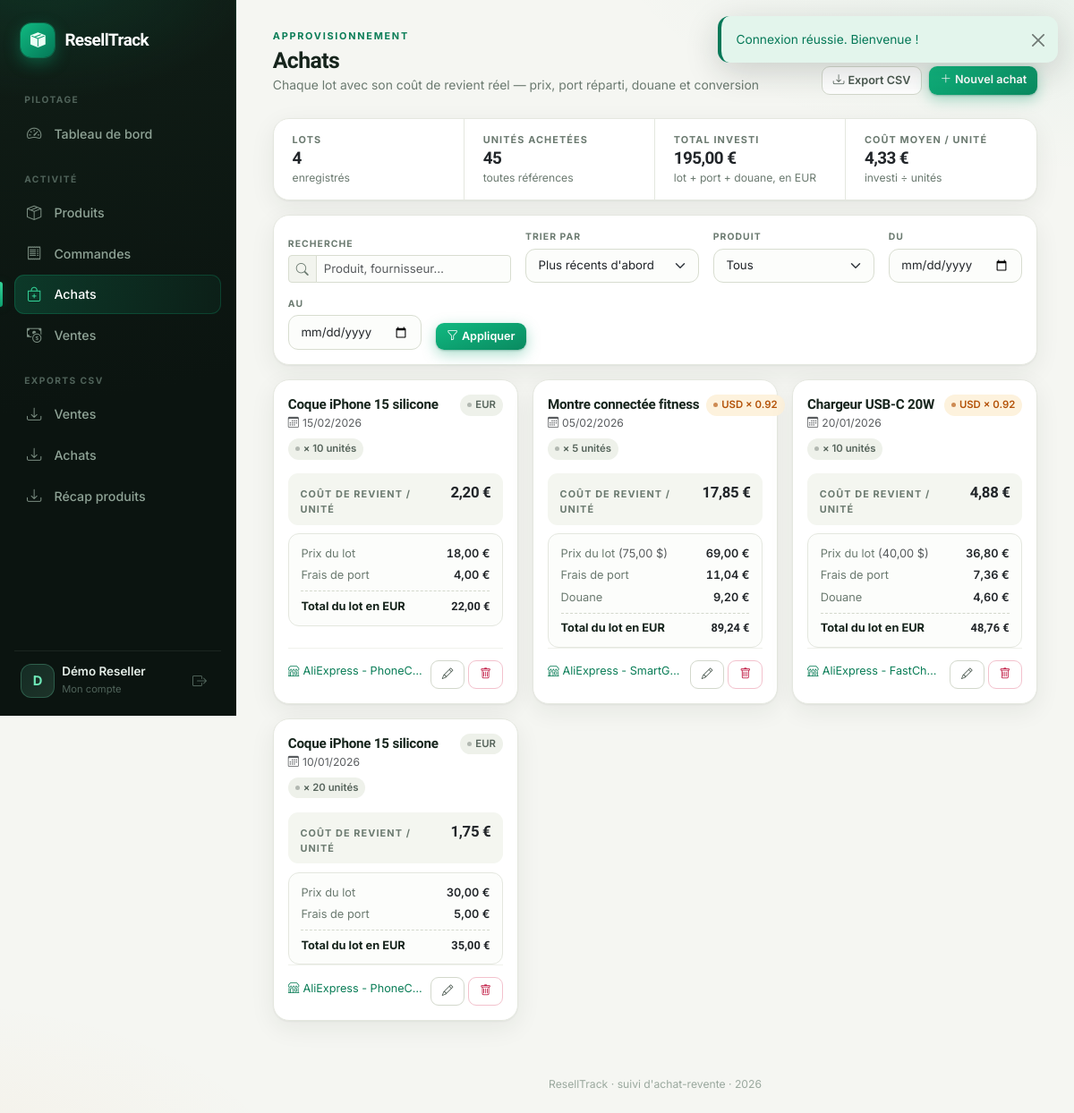
Screenshot of /purchases (signed in) with the database file from the repository.
### tables this page shows
CREATE TABLE IF NOT EXISTS purchases (
  id            INT UNSIGNED NOT NULL AUTO_INCREMENT,
  user_id       INT UNSIGNED NOT NULL,
  product_id    INT UNSIGNED NOT NULL,
  order_id      INT UNSIGNED NULL,
  quantity      INT UNSIGNED NOT NULL,
  weight_grams  INT UNSIGNED NULL,
  lot_price     DECIMAL(10,2) NOT NULL DEFAULT 0.00,
  shipping_cost DECIMAL(10,2) NOT NULL DEFAULT 0.00,
  customs_cost  DECIMAL(10,2) NOT NULL DEFAULT 0.00,
  currency      ENUM('EUR','USD','CNY') NOT NULL DEFAULT 'EUR',
  exchange_rate DECIMAL(10,6) NOT NULL DEFAULT 1.000000,  
  unit_cost_eur DECIMAL(10,4) NOT NULL DEFAULT 0.0000,     
  supplier      VARCHAR(150) NULL,
  order_url     VARCHAR(500) NULL,
  purchased_at  DATE NOT NULL,
  created_at    TIMESTAMP NOT NULL DEFAULT CURRENT_TIMESTAMP,
  updated_at    TIMESTAMP NOT NULL DEFAULT CURRENT_TIMESTAMP ON UPDATE CURRENT_TIMESTAMP,
  PRIMARY KEY (id),
  KEY idx_purchases_user (user_id),
  KEY idx_purchases_product (product_id),
  KEY idx_purchases_order (order_id),
  CONSTRAINT fk_purchases_user FOREIGN KEY (user_id)
    REFERENCES users (id) ON DELETE CASCADE,
  CONSTRAINT fk_purchases_product FOREIGN KEY (product_id)
    REFERENCES products (id) ON DELETE CASCADE,
  CONSTRAINT fk_purchases_order FOREIGN KEY (order_id)
    REFERENCES orders (id) ON DELETE CASCADE
);

CREATE TABLE IF NOT EXISTS products (
  id          INT UNSIGNED NOT NULL AUTO_INCREMENT,
  user_id     INT UNSIGNED NOT NULL,
  name        VARCHAR(190) NOT NULL,
  category    VARCHAR(120) NULL,
  description TEXT NULL,
  image_path  VARCHAR(255) NULL,
  market_price_new  DECIMAL(10,2) NULL,   
  market_price_used DECIMAL(10,2) NULL,   
  created_at  TIMESTAMP NOT NULL DEFAULT CURRENT_TIMESTAMP,
  updated_at  TIMESTAMP NOT NULL DEFAULT CURRENT_TIMESTAMP ON UPDATE CURRENT_TIMESTAMP,
  PRIMARY KEY (id),
  KEY idx_products_user (user_id),
  CONSTRAINT fk_products_user FOREIGN KEY (user_id)
    REFERENCES users (id) ON DELETE CASCADE
);

### src/Views/purchases/index.php (the view, shortened to what the rows shown need)
<?php
$hasFilters = $q !== '' || $productId > 0 || $from !== null || $to !== null;
$avgUnit = $units > 0 ? $invested / $units : 0.0;
$sortOptions = [
    'date'     => 'Plus récents d\'abord',
    'unit'     => 'Coût unitaire (plus cher d\'abord)',
    'lot'      => 'Prix du lot',
    'quantity' => 'Quantité',
    'product'  => 'Produit (A → Z)',
];
?>
<div class="page-header d-flex flex-wrap align-items-end justify-content-between gap-3">
    <div>
        <div class="page-eyebrow">Approvisionnement</div>
        <h1 class="page-title">Achats</h1>
        <p class="page-sub">Chaque lot avec son coût de revient réel — prix, port réparti, douane et conversion</p>
    </div>
    <div class="d-flex gap-2">
        <a href="/export/purchases" class="btn btn-outline-secondary btn-sm"><i class="bi bi-download me-1"></i>Export CSV</a>
        <a href="/purchases/create" class="btn btn-primary btn-sm"><i class="bi bi-plus-lg me-1"></i>Nouvel achat</a>
    </div>
</div>
<div class="card mb-3">
    <div class="stat-strip">
        <div class="stat-cell">
            <div class="kpi-label">Lots</div>
            <div class="stat-num"><?= (int) $total ?></div>
            <div class="kpi-sub"><?= $hasFilters ? 'filtre actif' : 'enregistrés' ?></div>
        </div>
        <div class="stat-cell">
            <div class="kpi-label">Unités achetées</div>
            <div class="stat-num"><?= (int) $units ?></div>
            <div class="kpi-sub">toutes références</div>
        </div>
        <div class="stat-cell">
            <div class="kpi-label">Total investi</div>
            <div class="stat-num"><?= money($invested) ?></div>
            <div class="kpi-sub">lot + port + douane, en EUR</div>
        </div>
        <div class="stat-cell">
            <div class="kpi-label">Coût moyen / unité</div>
            <div class="stat-num"><?= money($avgUnit, 2) ?></div>
            <div class="kpi-sub">investi ÷ unités</div>
        </div>
    </div>
</div>
<form method="get" action="/purchases" class="card mb-3 filter-bar">
    <div class="card-body py-3 d-flex flex-wrap align-items-end gap-3">
        <div style="flex:1.8;min-width:170px">
            <label>Recherche</label>
            <div class="input-group input-group-sm">
                <span class="input-group-text"><i class="bi bi-search"></i></span>
                <input type="search" name="q" class="form-control" placeholder="Produit, fournisseur…" value="<?= e($q) ?>">
            </div>
        </div>
        <div style="flex:1.4;min-width:190px">
            <label>Trier par</label>
            <select name="sort" class="form-select form-select-sm">
                <?php foreach ($sortOptions as $key => $label): ?>
                    <option value="<?= e($key) ?>" <?= $sort === $key ? 'selected' : '' ?>><?= e($label) ?></option>
                <?php endforeach; ?>
            </select>
        </div>
        <div style="flex:1.3;min-width:160px">
            <label>Produit</label>
            <select name="product_id" class="form-select form-select-sm">
                <option value="">Tous</option>
            </select>
        </div>
        <div style="min-width:135px">
            <label>Du</label>
            <input type="date" name="from" class="form-control form-control-sm" value="<?= e($from) ?>">
        </div>
        <div style="min-width:135px">
            <label>Au</label>
            <input type="date" name="to" class="form-control form-control-sm" value="<?= e($to) ?>">
        </div>
        <div class="d-flex gap-2">
            <button class="btn btn-primary btn-sm" type="submit"><i class="bi bi-funnel me-1"></i>Appliquer</button>
        </div>
    </div>
</form>
<?php if (empty($purchases)): ?>
    <div class="card">
        <div class="empty-state">
            <div class="es-icon"><i class="bi bi-bag-plus"></i></div>
            <?php if ($hasFilters): ?>
                <h3>Aucun achat ne correspond à ces filtres</h3>
                <p>Essayez d'élargir la période ou de réinitialiser les filtres.</p>
                <a href="/purchases" class="btn btn-outline-secondary">Réinitialiser les filtres</a>
            <?php else: ?>
                <h3>Aucun achat enregistré</h3>
                <p>Enregistrez vos lots (AliExpress ou autre) avec port, douane et devise : le coût unitaire est calculé automatiquement.</p>
                <a href="/purchases/create" class="btn btn-primary"><i class="bi bi-plus-lg me-1"></i>Enregistrer un achat</a>
            <?php endif; ?>
        </div>
    </div>
<?php else: ?>
<div class="row g-3">
    <?php foreach ($purchases as $p):
        $rate = (float) $p['exchange_rate'];
        $isForeign = $p['currency'] !== 'EUR';
        $sym = cur_sym($p['currency']);
        $orig = static fn($v) => number_format((float) $v, 2, ',', ' ') . ' ' . $sym;
        $eur = static fn($v) => money((float) $v * $rate);
        $lineTotalEur = (float) $p['unit_cost_eur'] * (int) $p['quantity'];
    ?>
    <div class="col-md-6 col-xl-4 d-flex">
        <div class="card pcard w-100">
            <div class="card-body d-flex flex-column">
                <div class="d-flex align-items-start justify-content-between gap-2">
                    <div class="min-width-0">
                        <a href="/products/<?= (int) $p['product_id'] ?>" class="pcard-name d-block text-truncate"><?= e($p['product_name']) ?></a>
                        <div class="text-muted" style="font-size:.76rem"><i class="bi bi-calendar3 me-1"></i><?= dateFr($p['purchased_at']) ?></div>
                    </div>
                    <?php if ($isForeign): ?>
                        <span class="badge-soft badge-warning flex-shrink-0"><?= e($p['currency']) ?> × <?= e(rtrim(rtrim($p['exchange_rate'], '0'), '.')) ?></span>
                    <?php else: ?>
                        <span class="badge-soft badge-neutral flex-shrink-0">EUR</span>
                    <?php endif; ?>
                </div>
                <div class="d-flex flex-wrap gap-1 mt-2">
                    <span class="badge-soft badge-neutral">× <?= (int) $p['quantity'] ?> unité<?= (int) $p['quantity'] > 1 ? 's' : '' ?></span>
                </div>
                <div class="dhero">
                    <span class="dhero-label">Coût de revient / unité</span>
                    <span class="dhero-value"><?= money($p['unit_cost_eur'], 2) ?></span>
                </div>
                <div class="dbox">
                    <div class="drow">
                        <span class="dlabel">Prix du lot<?= $isForeign ? ' <span class="text-muted">(' . $orig($p['lot_price']) . ')</span>' : '' ?></span>
                        <span class="dval"><?= $eur($p['lot_price']) ?></span>
                    </div>
                    <div class="drow"><span class="dlabel">Frais de port<?= !empty($p['order_id']) ? ' (réparti)' : '' ?></span><span class="dval"><?= $eur($p['shipping_cost']) ?></span></div>
                    <?php if ((float) $p['customs_cost'] > 0): ?>
                        <div class="drow"><span class="dlabel">Douane<?= !empty($p['order_id']) ? ' (répartie)' : '' ?></span><span class="dval"><?= $eur($p['customs_cost']) ?></span></div>
                    <?php endif; ?>
                    <div class="drow drow--total"><span class="dlabel">Total du lot en EUR</span><span class="dval"><?= money($lineTotalEur) ?></span></div>
                </div>
                <div class="pcard-footer mt-auto d-flex justify-content-between align-items-center gap-2">
                    <div class="min-width-0" style="font-size:.79rem">
                        <?php if (!empty($p['order_url'])): ?>
                            <a href="<?= e($p['order_url']) ?>" target="_blank" rel="noopener" class="text-truncate d-inline-block" style="max-width:150px">
                                <i class="bi bi-shop me-1"></i><?= e($p['supplier'] ?: 'Commande') ?> <i class="bi bi-box-arrow-up-right" style="font-size:.65rem"></i>
                            </a>
                        <?php elseif (!empty($p['supplier'])): ?>
                            <span class="text-muted text-truncate d-inline-block" style="max-width:150px"><i class="bi bi-shop me-1"></i><?= e($p['supplier']) ?></span>
                        <?php endif; ?>
                    </div>
                    <div class="d-flex gap-1 flex-shrink-0">
                        <a href="/purchases/<?= (int) $p['id'] ?>/edit" class="btn btn-sm btn-outline-secondary" title="Modifier"><i class="bi bi-pencil"></i></a>
                        <form method="post" action="/purchases/<?= (int) $p['id'] ?>/delete" class="d-inline"
                              data-confirm="Supprimer cet achat de <?= (int) $p['quantity'] ?> × <?= e($p['product_name']) ?> ?">
                            <button class="btn btn-sm btn-outline-danger" type="submit" title="Supprimer"><i class="bi bi-trash"></i></button>
                        </form>
                    </div>
                </div>
            </div>
        </div>
    </div>
    <?php endforeach; ?>
</div>
<?php endif; ?>

### src/Core/Router.php (shortened to what the rows shown need)
<?php
final class Router
{
    private array $routes = [];
    private function add(string $method, string $path, array $handler): void
    {
        $vars = [];
        $regex = preg_replace_callback('#\{([a-zA-Z_]+)\}#', function ($m) use (&$vars) {
            $vars[] = $m[1];
            return '([^/]+)';
        }, $path);
        $regex = '#^' . $regex . '$#';
        $this->routes[] = [
            'method'  => $method,
            'regex'   => $regex,
            'vars'    => $vars,
            'handler' => $handler,
        ];
    }
    public function dispatch(string $method, string $uri): void
    {
        $path = parse_url($uri, PHP_URL_PATH) ?? '/';
        $path = rawurldecode($path);
        foreach ($this->routes as $route) {
            if ($route['method'] !== $method) {
                continue;
            }
            if (preg_match($route['regex'], $path, $matches)) {
                array_shift($matches);
                $params = [];
                [$class, $action] = $route['handler'];
                $controller = new $class();
                $controller->$action($params);
                return;
            }
        }
    }
}

### rows the page displays
purchases: product.name "Coque iPhone 15 silicone", purchased_at "15/02/2026", currency "EUR", quantity "10", unit_cost_eur "2,20 €", $eur($p['lot_price']) "18,00 €", $eur($p['shipping_cost']) "4,00 €", money($lineTotalEur) "22,00 €", supplier "AliExpress - PhoneC…"
purchases: product.name "Montre connectée fitness", purchased_at "05/02/2026", currency "USD", exchange_rate "0.92", quantity "5", unit_cost_eur "17,85 €", $orig($p['lot_price']) "75,00 $", $eur($p['lot_price']) "69,00 €", $eur($p['shipping_cost']) "11,04 €", $eur($p['customs_cost']) "9,20 €", money($lineTotalEur) "89,24 €", supplier "AliExpress - SmartG…"
purchases: product.name "Chargeur USB-C 20W", purchased_at "20/01/2026", currency "USD", exchange_rate "0.92", quantity "10", unit_cost_eur "4,88 €", $orig($p['lot_price']) "40,00 $", $eur($p['lot_price']) "36,80 €", $eur($p['shipping_cost']) "7,36 €", $eur($p['customs_cost']) "4,60 €", money($lineTotalEur) "48,76 €", supplier "AliExpress - FastCh…"
purchases: product.name "Coque iPhone 15 silicone", purchased_at "10/01/2026", currency "EUR", quantity "20", unit_cost_eur "1,75 €", $eur($p['lot_price']) "30,00 €", $eur($p['shipping_cost']) "5,00 €", money($lineTotalEur) "35,00 €", supplier "AliExpress - PhoneC…"

### other values shown
$f['message'] "Connexion réussie. Bienvenue !"
form field sort "Plus récents d'abord"
